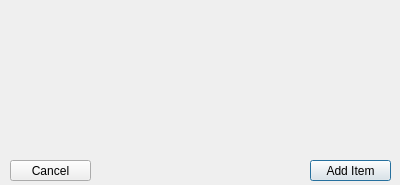
<?xml version="1.0" encoding="UTF-8"?>
<ui version="4.0">
 <class>AddConfirmation</class>
 <widget class="QDialog" name="AddConfirmation">
  <property name="geometry">
   <rect>
    <x>0</x>
    <y>0</y>
    <width>400</width>
    <height>185</height>
   </rect>
  </property>
  <property name="minimumSize">
   <size>
    <width>400</width>
    <height>185</height>
   </size>
  </property>
  <property name="maximumSize">
   <size>
    <width>400</width>
    <height>185</height>
   </size>
  </property>
  <property name="windowTitle">
   <string>Dialog</string>
  </property>
  <widget class="QPushButton" name="pbAdd">
   <property name="geometry">
    <rect>
     <x>310</x>
     <y>160</y>
     <width>81</width>
     <height>21</height>
    </rect>
   </property>
   <property name="text">
    <string>Add Item</string>
   </property>
  </widget>
  <widget class="QPushButton" name="pbCancel">
   <property name="geometry">
    <rect>
     <x>10</x>
     <y>160</y>
     <width>81</width>
     <height>21</height>
    </rect>
   </property>
   <property name="text">
    <string>Cancel</string>
   </property>
  </widget>
  <widget class="QLabel" name="lblConfirmation">
   <property name="geometry">
    <rect>
     <x>10</x>
     <y>10</y>
     <width>381</width>
     <height>101</height>
    </rect>
   </property>
   <property name="text">
    <string/>
   </property>
  </widget>
 </widget>
 <resources/>
 <connections/>
</ui>
